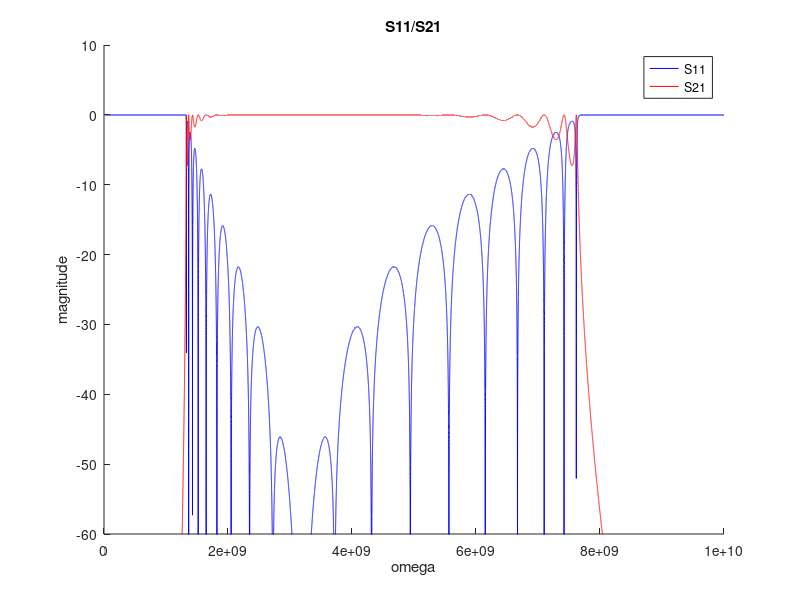
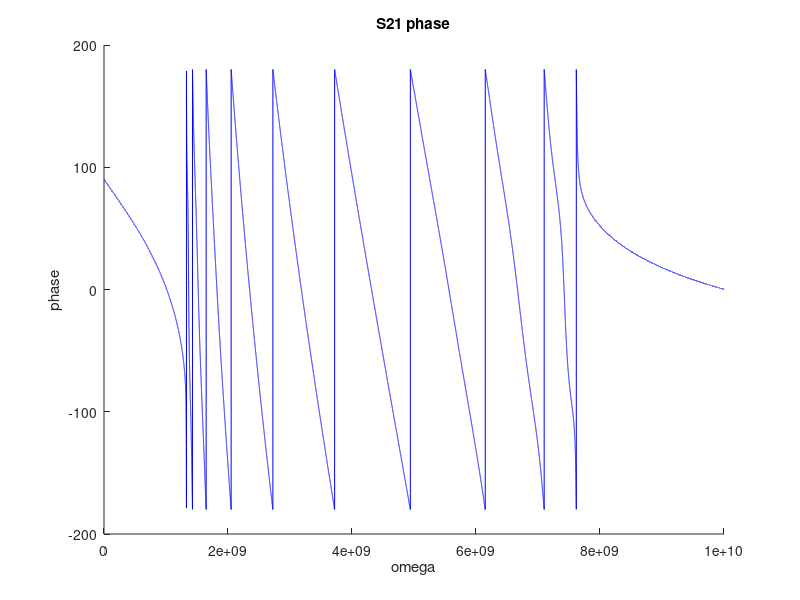
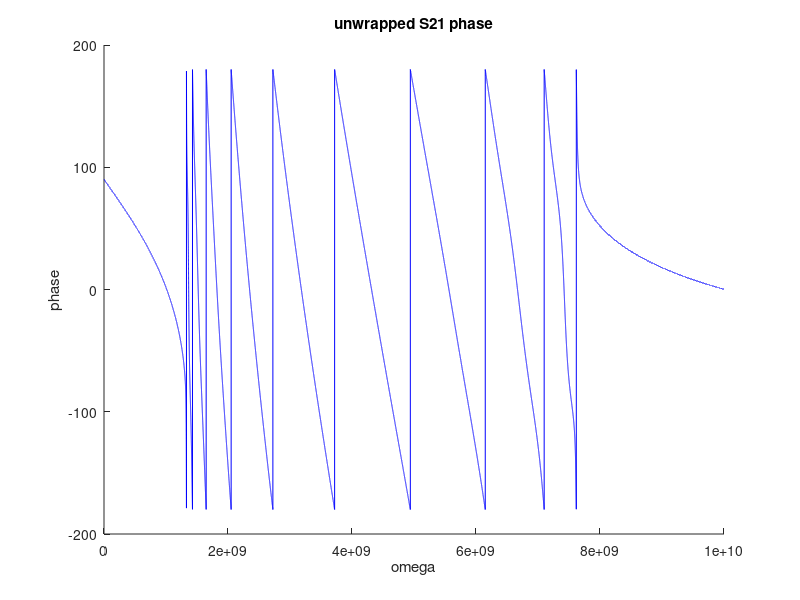
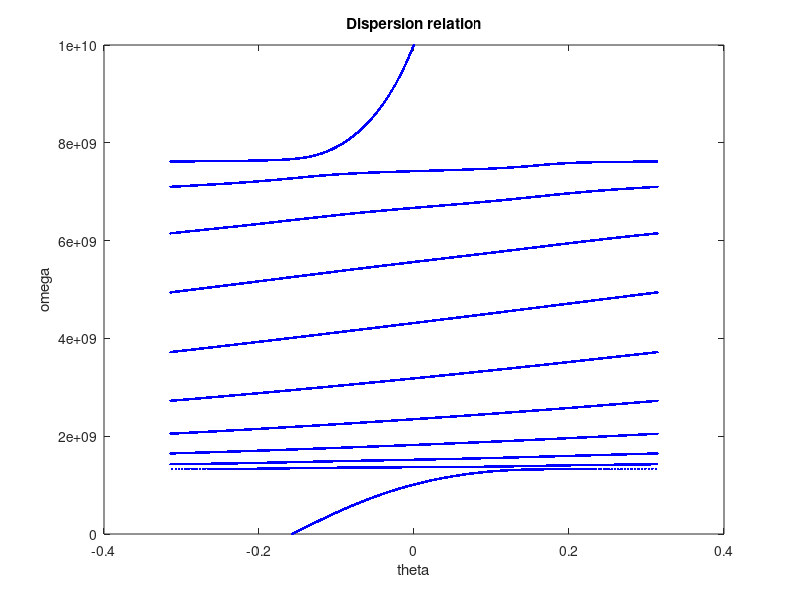

These charts were generated, in order, by the following MATLAB code:
%%周期 对称 无耗 平衡 CRLH的特性

%初始化
clear
clc
close all

LR = 2.5 * 1e-9; %右手单位长度电感
CR = 1e-12; %右手单位长度电感
LL = 2.5 * 1e-9; %右手单位长度电感
CL = 1e-12; %右手单位长度电感

Omega = 1e10 * 2 * pi;
omega = 0:Omega / 100000:Omega; %扫频范围
f = omega / 2 / pi;

p = 10 * 1e-2; %网格间距
N = 10; %单元个数
L = p * N; %网格长度

Z = 1i * omega * LR + 1 ./ (1i * omega * CL);
Y = 1i * omega * CR + 1 ./ (1i * omega * LL);

Zc = sqrt(Z ./ Y);
omega0 = (LR * CR * LL * CL) ^ (-1/4);

A = zeros(2, 2, length(omega)); %单元传输矩阵
AN = zeros(2, 2, length(omega)); %总传输矩阵
SN = zeros(2, 2, length(omega)); %散射矩阵

for i = 1:length(omega)
    A(:, :, i) = [1 Z(i) / 2; 0 1] * [1 0; Y(i) 1] * [1 Z(i) / 2; 0 1];
    AN(:, :, i) = A(:, :, i) ^ N;
    SN(:, :, i) = 1 / (AN(1, 1, i) + AN(1, 2, i) / Zc(i) + AN(2, 1, i) * Zc(i) + AN(2, 2, i)) * ...
        [
     AN(1, 1, i) + AN(1, 2, i) / Zc(i) - AN(2, 1, i) * Zc(i) - AN(2, 2, i), 2 * (AN(1, 1, i) * AN(2, 2, i) - AN(1, 2, i) * AN(2, 1, i));
     2, -AN(1, 1, i) + AN(1, 2, i) / Zc(i) - AN(2, 1, i) * Zc(i) + AN(2, 2, i)
     ];
end

S11 = squeeze(SN(1, 1, :));
S21 = squeeze(SN(2, 1, :));

%%fig3.20(a)
h1 = figure;
hold on
S11_dB = 20 * log10(abs(S11));
S21_dB = 20 * log10(abs(S21));
plot(f, S11_dB, '-', 'Color', 'b')
plot(f, S21_dB, '-', 'Color', 'r')
ylim([-60 10])
xlabel('omega')
ylabel('magnitude')
title('S11/S21')
legend('S11', 'S21')

%%fig3.20(b)
h2 = figure;
hold on
S11_phi = angle(S11) .* 180 / pi;
S21_phi = angle(S21) .* 180 / pi;
plot(f, S21_phi, '-', 'Color', 'b')
xlabel('omega')
ylabel('phase')
title('S21 phase')

%%fig3.20(c)
h3 = figure;
hold on
unwrappedS21_phi = unwrap(S21_phi, -360);
[~, idx] = min(abs(omega0 - omega));
val = mean([unwrappedS21_phi(idx - 1), unwrappedS21_phi(idx + 1)]);
unwrappedS21_phi = unwrappedS21_phi - val;
plot(f, unwrappedS21_phi, '-', 'Color', 'b')
xlabel('omega')
ylabel('phase')
title('unwrapped S21 phase')

%%fig3.20(d)
beta = -unwrappedS21_phi * pi / 180 / L; %相位常数
alpha = -log(abs(S21)) / L; %衰减常数
theta = beta * p; %电长度

h4 = figure;
plot(theta, f, '.', 'color', 'b')
xlabel('theta')
ylabel('omega')
title('Dispersion relation')
